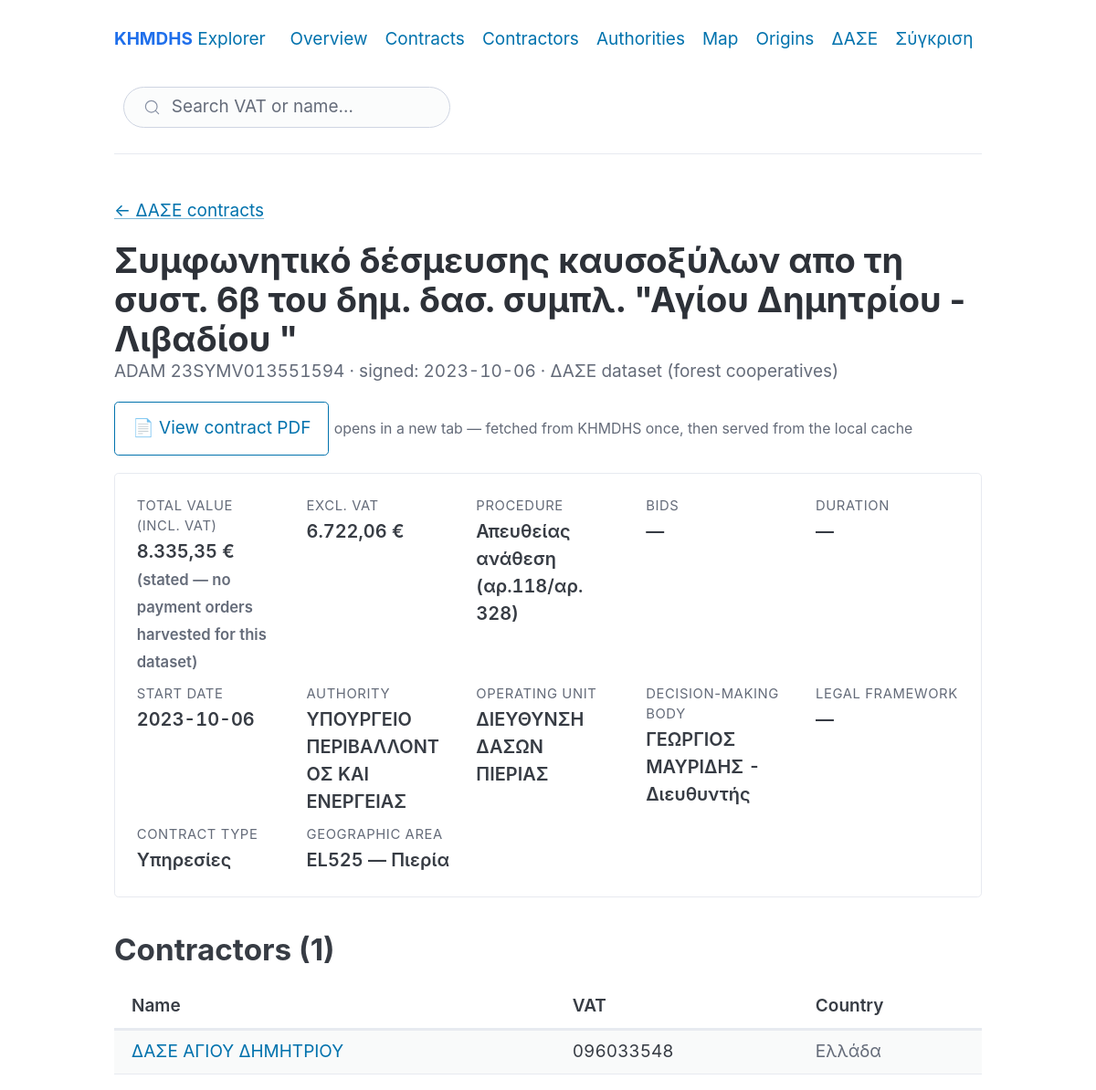
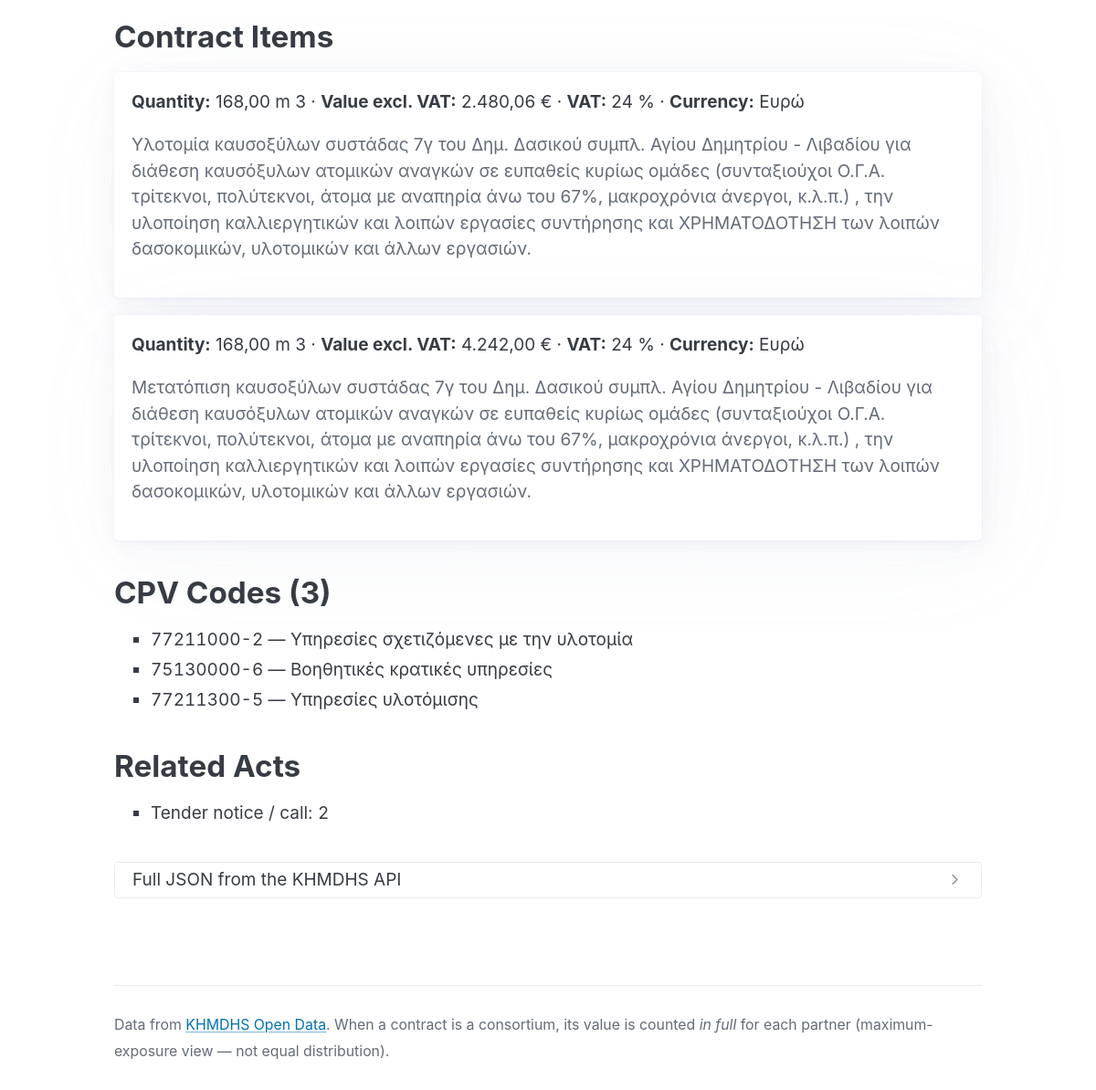
Page /dase/contract/23SYMV013551594 on the committed database (2 pictures, top to bottom).
### tables this page shows
CREATE TABLE contracts (
    reference_number               TEXT PRIMARY KEY,
    title                          TEXT,
    contract_number                TEXT,
    contract_signed_date           TEXT,
    submission_date                TEXT,
    last_update_date               TEXT,
    start_date                     TEXT,
    end_date                       TEXT,
    no_end_date                    INTEGER,
    cancelled                      INTEGER,
    cancellation_date              TEXT,
    cancellation_reason            TEXT,
    organization_code              TEXT,
    organization_name              TEXT,
    organization_vat               TEXT,
    type_of_contracting_authority  TEXT,
    contracting_authority_activity TEXT,
    central_government_authority   TEXT,
    units_operator_code            TEXT,
    units_operator_name            TEXT,
    signer_code                    TEXT,
    signer_name                    TEXT,
    procedure_type_code            TEXT,
    procedure_type                 TEXT,
    award_procedure                TEXT,
    assign_criteria                TEXT,
    contract_type_code             TEXT,
    contract_type                  TEXT,
    legal_context                  TEXT,
    nuts_code                      TEXT,
    nuts_region_name               TEXT,
    nuts_city                      TEXT,
    nuts_postal_code               TEXT,
    nuts_country                   TEXT,
    total_cost_without_vat         REAL,
    total_cost_with_vat            REAL,
    contract_budget                REAL,
    bids_submitted                 INTEGER,
    max_bids_submitted             INTEGER,
    number_of_sections             INTEGER,
    contract_duration              INTEGER,
    contract_duration_unit         TEXT,
    public_funding_ref             TEXT,
    public_funding_ref_num         TEXT,
    public_funding_ref_ops         TEXT,
    cofund_program_ref             TEXT,
    espa_fund_program_ref          TEXT,
    notice_reference_number        TEXT,
    prev_reference_no              TEXT,
    next_reference_no              TEXT,
    raw_json                       TEXT,
    fetched_at                     TEXT NOT NULL
);

CREATE TABLE contractors (
    reference_number TEXT NOT NULL,
    seq              INTEGER NOT NULL,
    vat_number       TEXT,
    name             TEXT,
    country          TEXT,
    greek_vat        INTEGER,
    PRIMARY KEY (reference_number, seq),
    FOREIGN KEY (reference_number) REFERENCES contracts(reference_number) ON DELETE CASCADE
);

CREATE TABLE contract_objects (
    reference_number  TEXT NOT NULL,
    seq               INTEGER NOT NULL,
    quantity          REAL,
    unit_type         TEXT,
    cost_without_vat  REAL,
    vat_percent       TEXT,
    currency          TEXT,
    short_description TEXT,
    PRIMARY KEY (reference_number, seq),
    FOREIGN KEY (reference_number) REFERENCES contracts(reference_number) ON DELETE CASCADE
);

CREATE TABLE contract_cpvs (
    reference_number TEXT NOT NULL,
    seq              INTEGER NOT NULL,
    cpv_code         TEXT,
    cpv_description  TEXT,
    PRIMARY KEY (reference_number, seq),
    FOREIGN KEY (reference_number) REFERENCES contracts(reference_number) ON DELETE CASCADE
);

### webui/app.py (the view)
    @app.route("/dase/contract/<adam>")
    def dase_contract_detail(adam: str):
        conn = _dase_conn()
        d = queries.contract_detail(conn, adam)
        if d is None:
            abort(404)
        return render_template("dase_contract.html", c=d)

### webui/filters.py (called while the page is built)
def gr_number(n: float | int | None, decimals: int = 2) -> str:
    if n is None or n == "":
        return ""
    try:
        s = f"{float(n):,.{decimals}f}"
    except (TypeError, ValueError):
        return str(n)
    return s.replace(",", "X").replace(".", ",").replace("X", ".")

def eur(n: float | int | None) -> str:
    if n is None or n == "":
        return ""
    return f"{gr_number(n)} €"

### webui/queries.py (called while the page is built)
def _has_scope_table(conn: sqlite3.Connection) -> bool:
    return conn.execute(
        "SELECT 1 FROM sqlite_master WHERE type='table' AND name='contract_scope'"
    ).fetchone() is not None

def _has_payments_table(conn: sqlite3.Connection) -> bool:
    return conn.execute(
        "SELECT 1 FROM sqlite_master WHERE type='table' AND name='contract_payments'"
    ).fetchone() is not None

def open_ro(db_path: Path) -> sqlite3.Connection:
    uri = f"file:{db_path.as_posix()}?mode=ro"
    conn = sqlite3.connect(uri, uri=True)
    conn.row_factory = sqlite3.Row
    return conn

### webui/templates/dase_contract.html (shortened to what this page needs)
{% extends "base.html" %}
{% block content %}
<p class="muted">
  <a href="{{ url_for('dase_contracts_list') }}">← ΔΑΣΕ contracts</a>
</p>
<hgroup>
  <h1>{{ c.title or c.reference_number }}</h1>
  <p class="muted tabular">ADAM {{ c.reference_number }} · signed: {{ c.contract_signed_date or '—' }}
    · ΔΑΣΕ dataset (forest cooperatives)</p>
</hgroup>
<p>
  <a role="button" href="{{ url_for('pdf_attachment', kind='contract', adam=c.reference_number) }}"
     target="_blank" rel="noopener" class="outline">📄 View contract PDF</a>
  <small class="muted">opens in a new tab — fetched from KHMDHS once, then served from the local cache</small>
</p>
<dl class="summary-card">
  <div>
    <dt>Total Value (incl. VAT)</dt>
    <dd>{{ c.total_cost_with_vat | eur }} <small class="muted">(stated — no payment orders harvested for this dataset)</small></dd>
  </div>
  <div>
    <dt>Excl. VAT</dt>
    <dd>{{ c.total_cost_without_vat | eur }}</dd>
  </div>
  <div>
    <dt>Procedure</dt>
    <dd>{{ c.procedure_type or '—' }}</dd>
  </div>
  <div>
    <dt>Bids</dt>
    <dd>
      {% if c.bids_submitted == 1 %}
        <span class="redflag redflag-amber">1 bid</span>
      {% else %}
        {{ c.bids_submitted or '—' }}
      {% endif %}
    </dd>
  </div>
  <div>
    <dt>Duration</dt>
    <dd>{% if c.contract_duration %}{{ c.contract_duration }} {{ c.contract_duration_unit or '' }}{% else %}—{% endif %}</dd>
  </div>
  <div>
    <dt>Start Date</dt>
    <dd>{{ c.start_date or '—' }}</dd>
  </div>
  <div>
    <dt>Authority</dt>
    <dd>{{ c.organization_name or '—' }}</dd>
  </div>
  <div>
    <dt>Operating Unit</dt>
    <dd>{{ c.units_operator_name or '—' }}</dd>
  </div>
  <div>
    <dt>Decision-Making Body</dt>
    <dd>{{ c.signer_name or '—' }}</dd>
  </div>
  <div>
    <dt>Legal Framework</dt>
    <dd>{{ c.legal_context or '—' }}</dd>
  </div>
  <div>
    <dt>Contract Type</dt>
    <dd>{{ c.contract_type or '—' }}</dd>
  </div>
  <div>
    <dt>Geographic Area</dt>
    <dd>{{ c.nuts_code or '' }} {% if c.nuts_region_name %}— {{ c.nuts_region_name }}{% endif %} {% if c.nuts_city %}· {{ c.nuts_city }}{% endif %} {% if c.nuts_postal_code %}({{ c.nuts_postal_code }}){% endif %}</dd>
  </div>
</dl>
<section class="section">
  <h2>Contractors ({{ c.contractors | length }})</h2>
  <table class="compact striped">
    <thead>
      <tr>
        <th>Name</th>
        <th>VAT</th>
        <th>Country</th>
      </tr>
    </thead>
    <tbody>
      {% for ct in c.contractors %}
      <tr>
        <td><a href="{{ url_for('dase_contractor_detail', vat=ct.vat_number) }}">{{ ct.name }}</a></td>
        <td class="tabular">{{ ct.vat_number }}</td>
        <td class="muted">{{ ct.country or '—' }}</td>
      </tr>
      {% endfor %}
    </tbody>
  </table>
</section>
{% if c.objects %}
<section class="section">
  <h2>Contract Items</h2>
  {% for o in c.objects %}
  <article>
    <p><strong>Quantity:</strong> {{ o.quantity | gr_number(2) }} {{ o.unit_type or '' }}
    · <strong>Value excl. VAT:</strong> {{ o.cost_without_vat | eur }}
    · <strong>VAT:</strong> {{ o.vat_percent or '—' }} %
    · <strong>Currency:</strong> {{ o.currency or 'EUR' }}</p>
    {% if o.short_description %}<p class="muted">{{ o.short_description }}</p>{% endif %}
  </article>
  {% endfor %}
</section>
{% endif %}
{% if c.cpvs %}
<section class="section">
  <h2>CPV Codes ({{ c.cpvs | length }})</h2>
  <ul>
    {% for cpv in c.cpvs %}
    <li><span class="tabular">{{ cpv.cpv_code }}</span> — {{ cpv.cpv_description or '' }}</li>
    {% endfor %}
  </ul>
</section>
{% endif %}
{% if c.notice_reference_number or c.prev_reference_no or c.next_reference_no %}
<section class="section">
  <h2>Related Acts</h2>
  <ul>
    {% if c.notice_reference_number %}<li>Tender notice / call: <span class="tabular">{{ c.notice_reference_number }}</span></li>{% endif %}
  </ul>
</section>
{% endif %}
<details class="raw">
  <summary>Full JSON from the KHMDHS API</summary>
</details>
{% endblock %}

### webui/static/style.css (style rules this page uses)
:root { --pico-font-family: -apple-system, BlinkMacSystemFont, "Segoe UI", Roboto, "Helvetica Neue", Arial, "Noto Sans", "Liberation Sans", sans-serif, "Apple Color Emoji", "Segoe UI Emoji"; --brand: #1f6feb; --brand-dim: #5a93ee; --redflag-red: #d04545; --redflag-amber: #c98724; --redflag-neutral: #6b7280; }
.section { margin-block: 2rem; }
.section > h2 { margin-bottom: 1rem; }
table.compact td, table.compact th { padding-block: 0.5rem; }
table a { text-decoration: none; }
.muted { color: var(--pico-muted-color); }
.tabular { font-variant-numeric: tabular-nums; }
.summary-card { display: grid; grid-template-columns: repeat(auto-fit, minmax(140px, 1fr)); gap: 0.5rem 1.5rem; padding: 1.25rem; background: var(--pico-card-background-color); border: 1px solid var(--pico-muted-border-color); border-radius: var(--pico-border-radius); margin-bottom: 1.5rem; }
.summary-card dt { font-size: 0.78rem; color: var(--pico-muted-color); text-transform: uppercase; letter-spacing: 0.04em; margin-bottom: 0.15rem; }
.summary-card dd { font-size: 1.05rem; font-weight: 600; margin: 0; font-variant-numeric: tabular-nums; }
.summary-card > :last-child { margin-bottom: 0; }
details.raw { margin-top: 1.5rem; border: 1px solid var(--pico-muted-border-color); border-radius: var(--pico-border-radius); padding: 0.5rem 1rem; }

### rows in the picture
contracts: title "Συμφωνητικό δέσμευσης καυσοξύλων απο τη συστ. 6β του δημ. δασ. συμπλ. \"Αγίου Δημητρίου - Λιβαδίου \"", reference_number "23SYMV013551594", contract_signed_date "2023-10-06", total_cost_with_vat|eur "8.335,35 €", total_cost_without_vat|eur "6.722,06 €", procedure_type "Απευθείας ανάθεση (αρ.118/αρ. 328)", start_date "2023-10-06", organization_name "ΥΠΟΥΡΓΕΙΟ ΠΕΡΙΒΑΛΛΟΝΤΟΣ ΚΑΙ ΕΝΕΡΓΕΙΑΣ", units_operator_name "ΔΙΕΥΘΥΝΣΗ ΔΑΣΩΝ ΠΙΕΡΙΑΣ", signer_name "ΓΕΩΡΓΙΟΣ ΜΑΥΡΙΔΗΣ - Διευθυντής", contract_type "Υπηρεσίες", nuts_code "EL525", nuts_region_name "Πιερία", notice_reference_number "2"
contractors: name "ΔΑΣΕ ΑΓΙΟΥ ΔΗΜΗΤΡΙΟΥ", vat_number "096033548", country "Ελλάδα"
contract_objects: quantity|gr_number "168,00", unit_type "m 3", cost_without_vat|eur "2.480,06 €", vat_percent "24", currency "Ευρώ", short_description "Υλοτομία καυσοξύλων συστάδας 7γ του Δημ. Δασικού συμπλ. Αγίου Δημητρίου - Λιβαδίου για διάθεση καυσόξυλων ατομικών αναγκών σε ευπαθείς κυρίως ομάδες (συνταξιούχοι Ο.Γ.Α. τρίτεκνοι, πολύτεκνοι, άτομα με αναπηρία άνω του 67%, μακροχρόνια άνεργοι, κ.λ.π.) , την υλοποίηση καλλιεργητικών και λοιπών εργασίες συντήρησης και ΧΡΗΜΑΤΟΔΟΤΗΣΗ των λοιπών δασοκομικών, υλοτομικών και άλλων εργασιών."
contract_objects: quantity|gr_number "168,00", unit_type "m 3", cost_without_vat|eur "4.242,00 €", vat_percent "24", currency "Ευρώ", short_description "Μετατόπιση καυσοξύλων συστάδας 7γ του Δημ. Δασικού συμπλ. Αγίου Δημητρίου - Λιβαδίου για διάθεση καυσόξυλων ατομικών αναγκών σε ευπαθείς κυρίως ομάδες (συνταξιούχοι Ο.Γ.Α. τρίτεκνοι, πολύτεκνοι, άτομα με αναπηρία άνω του 67%, μακροχρόνια άνεργοι, κ.λ.π.) , την υλοποίηση καλλιεργητικών και λοιπών εργασίες συντήρησης και ΧΡΗΜΑΤΟΔΟΤΗΣΗ των λοιπών δασοκομικών, υλοτομικών και άλλων εργασιών."
contract_cpvs: cpv_code "77211000-2", cpv_description "Υπηρεσίες σχετιζόμενες με την υλοτομία"
contract_cpvs: cpv_code "75130000-6", cpv_description "Βοηθητικές κρατικές υπηρεσίες"
contract_cpvs: cpv_code "77211300-5", cpv_description "Υπηρεσίες υλοτόμισης"

### other values in the picture
{{ c.bids_submitted or '—' }} "—"
{{ c.legal_context or '—' }} "—"
{{ c.contractors | length }} "1"
{{ c.cpvs | length }} "3"
